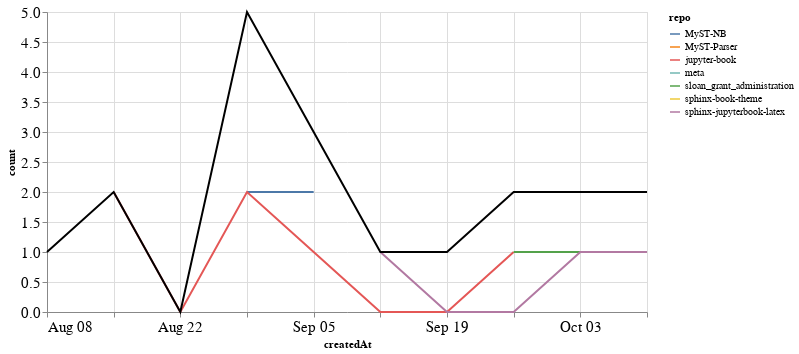

Write notebook code for a chart like this one.
### Markdown cell above
### PRs

### Code cell
prs_time = prs.groupby('repo').resample('W', on='createdAt').count()['author'].reset_index()
prs_time = prs_time.rename(columns={'author': 'count'})
prs_time_total = prs_time.groupby('createdAt').agg({"count": "sum"}).reset_index()

ch1 = alt.Chart(prs_time, width=600).mark_line().encode(
    x='createdAt',
    y='count',
    color='repo',
    tooltip="repo"
)

ch2 = alt.Chart(prs_time_total, width=600).mark_line(color="black").encode(
    x='createdAt',
    y='count',
)

ch1 + ch2

### Figure 1 — Vega-Lite specification as saved in the notebook (floating-point values rounded to 4 significant figures)
{"config": {"axisLeft": {"labelFontSize": 15}, "axisBottom": {"labelFontSize": 15}}, "layer": [{"data": {"name": "data-65f9d431b2eee68fdeb9c4f58e16602e"}, "mark": "line", "encoding": {"color": {"type": "nominal", "field": "repo"}, "tooltip": {"type": "nominal", "field": "repo"}, "x": {"type": "temporal", "field": "createdAt"}, "y": {"type": "quantitative", "field": "count"}}, "width": 600}, {"data": {"name": "data-29fee711752b52b58308e38b0569b15f"}, "mark": {"type": "line", "color": "black"}, "encoding": {"x": {"type": "temporal", "field": "createdAt"}, "y": {"type": "quantitative", "field": "count"}}, "width": 600}], "$schema": "https://vega.github.io/schema/vega-lite/v4.8.1.json", "datasets": {"data-65f9d431b2eee68fdeb9c4f58e16602e": [{"repo": "MyST-NB", "createdAt": "2021-08-29T00:00:00", "count": 2}, {"repo": "MyST-NB", "createdAt": "2021-09-05T00:00:00", "count": 2}, {"repo": "MyST-Parser", "createdAt": "2021-08-29T00:00:00", "count": 1}, {"repo": "jupyter-book", "createdAt": "2021-08-15T00:00:00", "count": 2}, {"repo": "jupyter-book", "createdAt": "2021-08-22T00:00:00", "count": 0}, {"repo": "jupyter-book", "createdAt": "2021-08-29T00:00:00", "count": 2}, {"repo": "jupyter-book", "createdAt": "2021-09-05T00:00:00", "count": 1}, {"repo": "jupyter-book", "createdAt": "2021-09-12T00:00:00", "count": 0}, {"repo": "jupyter-book", "createdAt": "2021-09-19T00:00:00", "count": 0}, {"repo": "jupyter-book", "createdAt": "2021-09-26T00:00:00", "count": 1}, {"repo": "meta", "createdAt": "2021-08-08T00:00:00", "count": 1}, {"repo": "sloan_grant_administration", "createdAt": "2021-09-26T00:00:00", "count": 1}, {"repo": "sloan_grant_administration", "createdAt": "2021-10-03T00:00:00", "count": 1}, {"repo": "sloan_grant_administration", "createdAt": "2021-10-10T00:00:00", "count": 1}, {"repo": "sphinx-book-theme", "createdAt": "2021-09-19T00:00:00", "count": 1}, {"repo": "sphinx-jupyterbook-latex", "createdAt": "2021-09-12T00:00:00", "count": 1}, {"repo": "sphinx-jupyterbook-latex", "createdAt": "2021-09-19T00:00:00", "count": 0}, {"repo": "sphinx-jupyterbook-latex", "createdAt": "2021-09-26T00:00:00", "count": 0}, {"repo": "sphinx-jupyterbook-latex", "createdAt": "2021-10-03T00:00:00", "count": 1}, {"repo": "sphinx-jupyterbook-latex", "createdAt": "2021-10-10T00:00:00", "count": 1}], "data-29fee711752b52b58308e38b0569b15f": [{"createdAt": "2021-08-08T00:00:00", "count": 1}, {"createdAt": "2021-08-15T00:00:00", "count": 2}, {"createdAt": "2021-08-22T00:00:00", "count": 0}, {"createdAt": "2021-08-29T00:00:00", "count": 5}, {"createdAt": "2021-09-05T00:00:00", "count": 3}, {"createdAt": "2021-09-12T00:00:00", "count": 1}, {"createdAt": "2021-09-19T00:00:00", "count": 1}, {"createdAt": "2021-09-26T00:00:00", "count": 2}, {"createdAt": "2021-10-03T00:00:00", "count": 2}, {"createdAt": "2021-10-10T00:00:00", "count": 2}]}}
